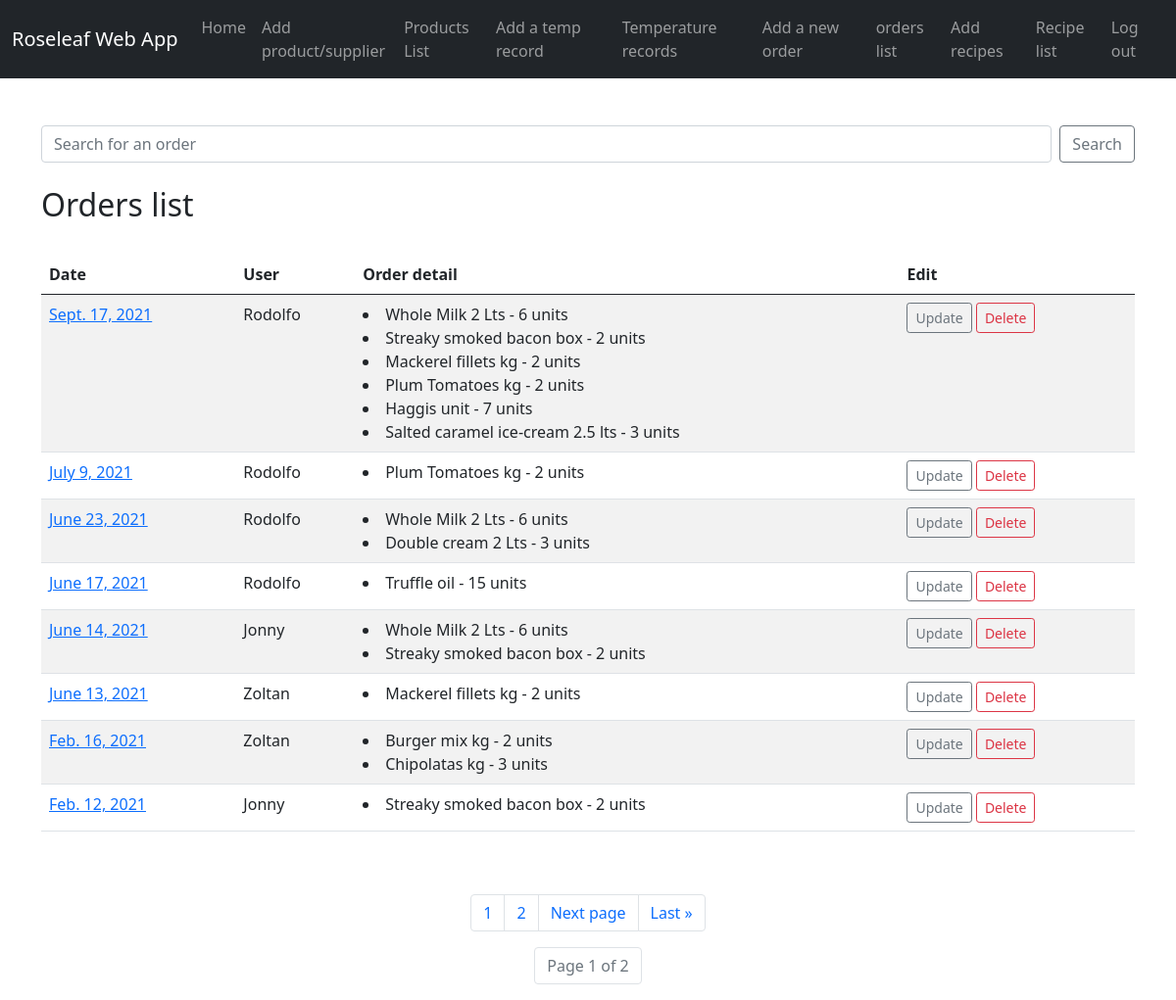
Screenshot of /orders/ with the database file from the repository.
### roseleaf_app/models.py (models this page shows, shortened)
class Order(models.Model):
    user = models.ForeignKey(Member, on_delete=models.CASCADE)
    date = models.DateField()
    order_detail = models.ManyToManyField('OrderDetail', default=None,)

class Member(models.Model):
    username = models.CharField(max_length=20)
    password = models.CharField(max_length=20)
    def __str__(self):
        return self.username

class OrderDetail(models.Model):
    product = models.ForeignKey(Product, on_delete=models.CASCADE)
    quantity = models.IntegerField()
    def __str__(self):
        return str(self.product.name) + ' - ' + str(self.quantity) + ' units'

class Product(models.Model):
    supplier = models.ForeignKey(Supplier, on_delete=models.CASCADE)
    name = models.CharField(max_length=50)
    product_type = models.ForeignKey(ProductType, on_delete=models.CASCADE)
    area = models.ForeignKey(Area, on_delete=models.CASCADE)
    price = models.DecimalField(max_digits=4, decimal_places=2)

### roseleaf_app/views.py (the view)
# urls.py: path('orders/', views.orders, name='orders'),
def orders(request):
    orders_list = Order.objects.all()
    p = Paginator(Order.objects.all().order_by('-date'), 8)
    page = request.GET.get('page')
    orders_page = p.get_page(page)
    nums = 'a' * orders_page.paginator.num_pages
    return render(request, 'roseleaf_app/orders.html',
                  {'orders_list': orders_list,
                   'orders_page': orders_page,
                   'nums': nums})

### roseleaf_app/templates/roseleaf_app/orders.html (shortened to what this page needs)
{% extends 'roseleaf_app/base.html' %}
{% block content %}
<br><br>
    <form class="d-flex" method="post" action="{% url 'search_orders' %}">
        <input class="form-control me-2" type="search"
               placeholder="Search for an order" aria-label="Search" name="searched">
        <button class="btn btn-outline-secondary" type="submit">Search</button>
    </form>
    <br/>
    <h2>Orders list</h2>
    <br>
    <table class="table table-hover table-striped ">
    <thead>
            <tr>
                <th scope="col">Date</th>
                <th scope="col">User</th>
                <th scope="col">Order detail</th>
                <th scope="col">Edit</th>
            </tr>
        </thead>
    {% for order in orders_page %}
        <tr>
            <td><a href="{% url 'show_order' order.id %}">{{ order.date }}</a></td>
            <td>{{ order.user }}</td>
            <td>
                {% for i in order.order_detail.all %}
                    <li>{{ i }}</li>
                {% endfor %}
            </td>
            <td><a href=""
                   class="btn btn-outline-secondary btn-sm"> Update </a>
                <a href="{% url 'delete_order' order.id %}"
                   class="btn btn-outline-danger btn-sm"> Delete  </a>
            </td>
        </tr>
    {% endfor %}
    </table>
    <br><br>
    <nav aria-label="Page navigation example">
    <ul class="pagination justify-content-center">
    {% for i in nums %}
        <li class="page-item"><a class="page-link" href="?page={{ forloop.counter }}">{{ forloop.counter }}</a></li>
    {% endfor %}
    {% if orders_page.has_next%}
        <li class="page-item"> <a class="page-link" href="?page={{ orders_page.next_page_number }}">Next page</a></li>
        <li class="page-item"><a class="page-link" href="?page={{ orders_page.paginator.num_pages }}">Last &raquo;</a></li>
    {% endif %}
    </ul>
    <ul class="pagination justify-content-center">
    <li class="page-item disabled"><a class="page-link" href="#">Page {{ orders_page.number }} of {{ orders_page.paginator.num_pages }}</a></li>
    </ul>
    </nav>
{% endblock %}

### rows the page displays
Order: date "Sept. 17, 2021", user "Rodolfo"
OrderDetail: product+quantity "Whole Milk 2 Lts - 6 units"
OrderDetail: product+quantity "Streaky smoked bacon box - 2 units"
OrderDetail: product+quantity "Mackerel fillets kg - 2 units"
OrderDetail: product+quantity "Plum Tomatoes kg - 2 units"
OrderDetail: product+quantity "Haggis unit - 7 units"
OrderDetail: product+quantity "Salted caramel ice-cream 2.5 lts - 3 units"
Order: date "July 9, 2021", user "Rodolfo"
Order: date "June 23, 2021", user "Rodolfo"
OrderDetail: product+quantity "Double cream 2 Lts - 3 units"
Order: date "June 17, 2021", user "Rodolfo"
OrderDetail: product+quantity "Truffle oil - 15 units"
Order: date "June 14, 2021", user "Jonny"
Order: date "June 13, 2021", user "Zoltan"
Order: date "Feb. 16, 2021", user "Zoltan"
OrderDetail: product+quantity "Burger mix kg - 2 units"
OrderDetail: product+quantity "Chipolatas kg - 3 units"
Order: date "Feb. 12, 2021", user "Jonny"

### other values shown
{{ orders_page.number }} "1"
{{ orders_page.paginator.num_pages }} "2"
